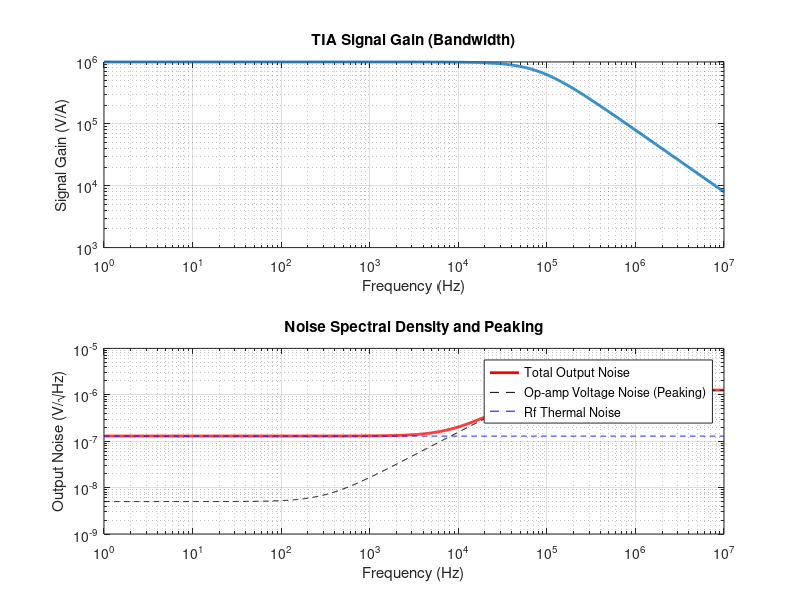

Here is the MATLAB script that generated this plot:
%% V-OSEM WP2: TIA Noise & Performance Simulation
% Model: Organic Photodetector (OPD) -> Transimpedance Amplifier (TIA)
% Goal: Analyze noise gain peaking and SNR for high-capacitance sensors.

clear; clc; close all;

%% Parameters
Rf = 1e6;           % Feedback Resistance (1 MOhm)
Cf = 2e-12;         % Compensation Capacitance (2 pF)
Csh = 500e-12;      % OPD Shunt Capacitance (500 pF) - HIGH CAPACITANCE
en = 5e-9;          % Op-amp Input Voltage Noise (5 nV/rtHz)
in = 10e-15;        % Op-amp Input Current Noise (10 fA/rtHz)
f = logspace(0, 7, 1000); % Frequency range (1 Hz to 10 MHz)
w = 2*pi*f;

%% Transfer Functions
% Ideal Signal Gain: Vout/Iin = -Rf / (1 + jw*Rf*Cf)
Zf = Rf ./ (1 + 1j*w*Rf*Cf);
A_signal = abs(Zf);

% Noise Gain: Gn = 1 + Zf/Zin (where Zin = 1 / jw*Csh)
Zin = 1 ./ (1j*w*Csh);
Gn = 1 + Zf./Zin;
A_noise = abs(Gn);

%% Noise Components
% 1. Thermal Noise of Rf (V^2/Hz)
V_thermal = sqrt(4 * 1.38e-23 * 300 * Rf) * ones(size(f));

% 2. Current Noise Contribution (V^2/Hz)
V_in = in * abs(Zf);

% 3. Voltage Noise Contribution (V^2/Hz) - THE NOISE PEAK
V_en = en * A_noise;

% Total Output Noise (V/rtHz)
V_total = sqrt(V_thermal.^2 + V_in.^2 + V_en.^2);

%% Plots
figure('Color', 'w');

subplot(2,1,1);
loglog(f, A_signal, 'LineWidth', 2);
grid on; hold on;
xlabel('Frequency (Hz)'); ylabel('Signal Gain (V/A)');
title('TIA Signal Gain (Bandwidth)');

subplot(2,1,2);
loglog(f, V_total, 'r', 'LineWidth', 2); hold on;
loglog(f, V_en, '--k');
loglog(f, V_thermal, '--b');
grid on;
xlabel('Frequency (Hz)'); ylabel('Output Noise (V/\surdHz)');
legend('Total Output Noise', 'Op-amp Voltage Noise (Peaking)', 'Rf Thermal Noise');
title('Noise Spectral Density and Peaking');

%% Insights
[max_noise, idx] = max(V_total);
fprintf('Noise Peak: %.2e V/rtHz at %.2e Hz\n', max_noise, f(idx));
fprintf('Bandwidth (3dB): %.2e Hz\n', 1/(2*pi*Rf*Cf));
